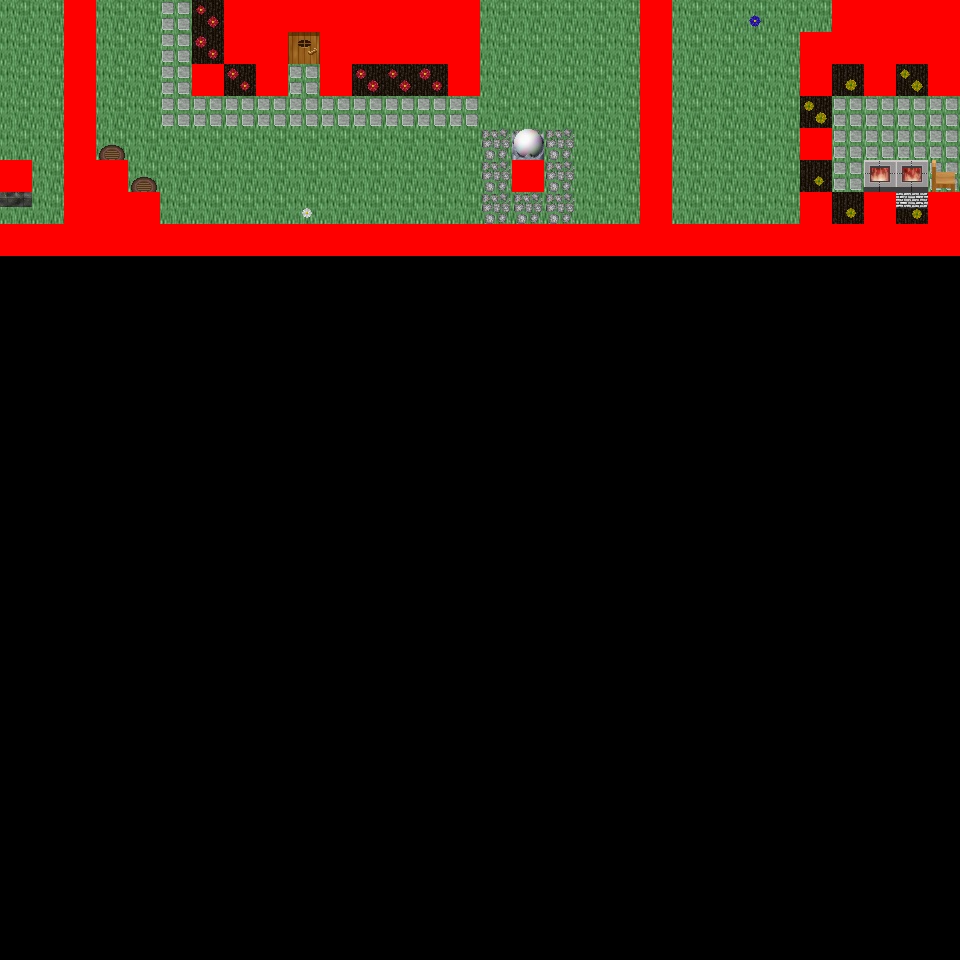

Rendered tile map (Tiled .tmx) drawn with the repository's tilesets; below, a short description and the map source with its tile grids summarised:
An orthogonal 30x30 tile map with 32x32 px tiles, 6 tile layers (Ground, Object, Object2, Above, ...), 60 tilesets and 9 objects (9x mapExit).

<map version="1.0" orientation="orthogonal" renderorder="right-down" width="30" height="30" tilewidth="32" tileheight="32" nextobjectid="10">
  <tileset firstgid="1" name="tileset_logic_collision" tilewidth="32" tileheight="32" tilecount="1" columns="1">
    <image source="../drawable/tileset_logic_collision.png" width="32" height="32" />
  </tileset>
  <tileset firstgid="2" name="tileset_building_decoration_orbpedestal" tilewidth="32" tileheight="32" tilecount="2" columns="1">
    <image source="../drawable/tileset_building_decoration_orbpedestal.png" width="32" height="64" />
  </tileset>
  <tileset firstgid="4" name="tileset_building_decoration_chimney" tilewidth="32" tileheight="32" tilecount="2" columns="1">
    <image source="../drawable/tileset_building_decoration_chimney.png" width="32" height="64" />
  </tileset>
  <tileset firstgid="6" name="tileset_item_statue_fairypool" tilewidth="32" tileheight="32" tilecount="16" columns="2">
    <image source="../drawable/tileset_item_statue_fairypool.png" width="64" height="256" />
  </tileset>
  <tileset firstgid="22" name="tileset_building_decoration_stone_details" tilewidth="32" tileheight="32" tilecount="4" columns="2">
    <image source="../drawable/tileset_building_decoration_stone_details.png" width="64" height="64" />
  </tileset>
  <tileset firstgid="26" name="tileset_building_door_closed" tilewidth="32" tileheight="32" tilecount="1" columns="1">
    <image source="../drawable/tileset_building_door_closed.png" width="32" height="32" />
  </tileset>
  <tileset firstgid="27" name="tileset_building_door_door" tilewidth="32" tileheight="32" tilecount="6" columns="3">
    <image source="../drawable/tileset_building_door_door.png" width="96" height="64" />
  </tileset>
  <tileset firstgid="33" name="tileset_building_fence_fence_chunky" tilewidth="32" tileheight="32" tilecount="21" columns="3">
    <image source="../drawable/tileset_building_fence_fence_chunky.png" width="96" height="224" />
  </tileset>
  <tileset firstgid="54" name="tileset_building_roof_blue" tilewidth="32" tileheight="32" tilecount="20" columns="5">
    <image source="../drawable/tileset_building_roof_blue.png" width="160" height="128" />
  </tileset>
  <tileset firstgid="74" name="tileset_building_roof_green" tilewidth="32" tileheight="32" tilecount="20" columns="5">
    <image source="../drawable/tileset_building_roof_green.png" width="160" height="128" />
  </tileset>
  <tileset firstgid="94" name="tileset_building_roof_red" tilewidth="32" tileheight="32" tilecount="20" columns="5">
    <image source="../drawable/tileset_building_roof_red.png" width="160" height="128" />
  </tileset>
  <tileset firstgid="114" name="tileset_building_roof_red2" tilewidth="32" tileheight="32" tilecount="20" columns="5">
    <image source="../drawable/tileset_building_roof_red2.png" width="160" height="128" />
  </tileset>
  <tileset firstgid="134" name="tileset_building_roof_roof_borders" tilewidth="32" tileheight="32" tilecount="9" columns="3">
    <image source="../drawable/tileset_building_roof_roof_borders.png" width="96" height="96" />
  </tileset>
  <tileset firstgid="143" name="tileset_building_roof_yellow" tilewidth="32" tileheight="32" tilecount="20" columns="5">
    <image source="../drawable/tileset_building_roof_yellow.png" width="160" height="128" />
  </tileset>
  <tileset firstgid="163" name="tileset_building_window_window_long" tilewidth="32" tileheight="32" tilecount="3" columns="3">
    <image source="../drawable/tileset_building_window_window_long.png" width="96" height="32" />
  </tileset>
  <tileset firstgid="166" name="tileset_ground_cobbled_paving" tilewidth="32" tileheight="32" tilecount="1" columns="1">
    <image source="../drawable/tileset_ground_cobbled_paving.png" width="32" height="32" />
  </tileset>
  <tileset firstgid="167" name="tileset_ground_gravel" tilewidth="32" tileheight="32" tilecount="1" columns="1">
    <image source="../drawable/tileset_ground_gravel.png" width="32" height="32" />
  </tileset>
  <tileset firstgid="168" name="tileset_ground_stone_floors" tilewidth="32" tileheight="32" tilecount="6" columns="3">
    <image source="../drawable/tileset_ground_stone_floors.png" width="96" height="64" />
  </tileset>
  <tileset firstgid="174" name="tileset_ground_ground" tilewidth="32" tileheight="32" tilecount="33" columns="3">
    <image source="../drawable/tileset_ground_ground.png" width="96" height="352" />
  </tileset>
  <tileset firstgid="207" name="tileset_plant_bush_various_small" tilewidth="32" tileheight="32" tilecount="9" columns="3">
    <image source="../drawable/tileset_plant_bush_various_small.png" width="96" height="96" />
  </tileset>
  <tileset firstgid="216" name="tileset_plant_flower_daisy_blue" tilewidth="32" tileheight="32" tilecount="8" columns="2">
    <image source="../drawable/tileset_plant_flower_daisy_blue.png" width="64" height="128" />
  </tileset>
  <tileset firstgid="224" name="tileset_plant_flower_daisy_red" tilewidth="32" tileheight="32" tilecount="8" columns="2">
    <image source="../drawable/tileset_plant_flower_daisy_red.png" width="64" height="128" />
  </tileset>
  <tileset firstgid="232" name="tileset_plant_flower_daisy_white" tilewidth="32" tileheight="32" tilecount="8" columns="2">
    <image source="../drawable/tileset_plant_flower_daisy_white.png" width="64" height="128" />
  </tileset>
  <tileset firstgid="240" name="tileset_plant_flower_daisy_yellow" tilewidth="32" tileheight="32" tilecount="8" columns="2">
    <image source="../drawable/tileset_plant_flower_daisy_yellow.png" width="64" height="128" />
  </tileset>
  <tileset firstgid="248" name="tileset_plant_tree_spruce" tilewidth="32" tileheight="32" tilecount="6" columns="2">
    <image source="../drawable/tileset_plant_tree_spruce.png" width="64" height="96" />
  </tileset>
  <tileset firstgid="254" name="tileset_item_pot_pot_purple" tilewidth="32" tileheight="32" tilecount="1" columns="1">
    <image source="../drawable/tileset_item_pot_pot_purple.png" width="32" height="32" />
  </tileset>
  <tileset firstgid="255" name="tileset_item_pot_pot_tall" tilewidth="32" tileheight="32" tilecount="2" columns="1">
    <image source="../drawable/tileset_item_pot_pot_tall.png" width="32" height="64" />
  </tileset>
  <tileset firstgid="257" name="tileset_item_pot_small_barrel" tilewidth="32" tileheight="32" tilecount="2" columns="1">
    <image source="../drawable/tileset_item_pot_small_barrel.png" width="32" height="64" />
  </tileset>
  <tileset firstgid="259" name="tileset_item_postbox" tilewidth="32" tileheight="32" tilecount="4" columns="2">
    <image source="../drawable/tileset_item_postbox.png" width="64" height="64" />
  </tileset>
  <tileset firstgid="263" name="tileset_furniture_chair_wooden_pale" tilewidth="32" tileheight="32" tilecount="4" columns="2">
    <image source="../drawable/tileset_furniture_chair_wooden_pale.png" width="64" height="64" />
  </tileset>
  <tileset firstgid="267" name="tileset_furniture_table_wooden" tilewidth="32" tileheight="32" tilecount="1" columns="1">
    <image source="../drawable/tileset_furniture_table_wooden.png" width="32" height="32" />
  </tileset>
  <tileset firstgid="268" name="tileset_furniture_table_brick_base" tilewidth="32" tileheight="32" tilecount="3" columns="3">
    <image source="../drawable/tileset_furniture_table_brick_base.png" width="96" height="32" />
  </tileset>
  <tileset firstgid="271" name="tileset_furniture_light_iron_lamp" tilewidth="32" tileheight="32" tilecount="3" columns="1">
    <image source="../drawable/tileset_furniture_light_iron_lamp.png" width="32" height="96" />
  </tileset>
  <tileset firstgid="274" name="tileset_furniture_light_flames" tilewidth="32" tileheight="32" tilecount="6" columns="6">
    <image source="../drawable/tileset_furniture_light_flames.png" width="192" height="32" />
  </tileset>
  <tileset firstgid="280" name="tileset_furniture_sink_dark_side_on" tilewidth="32" tileheight="32" tilecount="6" columns="3">
    <image source="../drawable/tileset_furniture_sink_dark_side_on.png" width="96" height="64" />
  </tileset>
  <tileset firstgid="286" name="tileset_ground_grass_corners" tilewidth="32" tileheight="32" tilecount="24" columns="6">
    <image source="../drawable/tileset_ground_grass_corners.png" width="192" height="128" />
  </tileset>
  <tileset firstgid="310" name="tileset_ground_grass_edges" tilewidth="32" tileheight="32" tilecount="36" columns="12">
    <image source="../drawable/tileset_ground_grass_edges.png" width="384" height="96" />
  </tileset>
  <tileset firstgid="346" name="tileset_plant_tree_tree_fluffy" tilewidth="32" tileheight="32" tilecount="12" columns="4">
    <image source="../drawable/tileset_plant_tree_tree_fluffy.png" width="128" height="96" />
  </tileset>
  <tileset firstgid="358" name="tileset_ground_water_dungeon_water" tilewidth="32" tileheight="32" tilecount="30" columns="3">
    <image source="../drawable/tileset_ground_water_dungeon_water.png" width="96" height="320" />
  </tileset>
  <tileset firstgid="388" name="tileset_furniture_table_wooden_rectangular" tilewidth="32" tileheight="32" tilecount="9" columns="3">
    <image source="../drawable/tileset_furniture_table_wooden_rectangular.png" width="96" height="96" />
  </tileset>
  <tileset firstgid="397" name="tileset_item_statue_metal_and_stone" tilewidth="32" tileheight="32" tilecount="6" columns="3">
    <image source="../drawable/tileset_item_statue_metal_and_stone.png" width="96" height="64" />
  </tileset>
  <tileset firstgid="403" name="tileset_ground_fire_fire" tilewidth="32" tileheight="32" tilecount="27" columns="3">
    <image source="../drawable/tileset_ground_fire_fire.png" width="96" height="288" />
  </tileset>
  <tileset firstgid="430" name="tileset_furniture_table_bench" tilewidth="32" tileheight="32" tilecount="3" columns="3">
    <image source="../drawable/tileset_furniture_table_bench.png" width="96" height="32" />
  </tileset>
  <tileset firstgid="433" name="tileset_plant_bush_hosta" tilewidth="32" tileheight="32" tilecount="9" columns="3">
    <image source="../drawable/tileset_plant_bush_hosta.png" width="96" height="96" />
  </tileset>
  <tileset firstgid="442" name="tileset_plant_tree_tree_green" tilewidth="32" tileheight="32" tilecount="88" columns="8">
    <image source="../drawable/tileset_plant_tree_tree_green.png" width="256" height="352" />
  </tileset>
  <tileset firstgid="530" name="tileset_item_sign_large" tilewidth="32" tileheight="32" tilecount="15" columns="5">
    <image source="../drawable/tileset_item_sign_large.png" width="160" height="96" />
  </tileset>
  <tileset firstgid="545" name="tileset_building_wall_wall_brown" tilewidth="32" tileheight="32" tilecount="12" columns="3">
    <image source="../drawable/tileset_building_wall_wall_brown.png" width="96" height="128" />
  </tileset>
  <tileset firstgid="557" name="tileset_ground_green_paving_4" tilewidth="32" tileheight="32" tilecount="3" columns="3">
    <image source="../drawable/tileset_ground_green_paving_4.png" width="96" height="32" />
  </tileset>
  <tileset firstgid="560" name="tileset_item_swing" tilewidth="32" tileheight="32" tilecount="4" columns="2">
    <image source="../drawable/tileset_item_swing.png" width="64" height="64" />
  </tileset>
  <tileset firstgid="564" name="tileset_item_fishrods" tilewidth="32" tileheight="32" tilecount="12" columns="4">
    <image source="../drawable/tileset_item_fishrods.png" width="128" height="96" />
  </tileset>
  <tileset firstgid="576" name="tileset_logic_creature_human_kalavan" tilewidth="32" tileheight="32" tilecount="5" columns="5">
    <image source="../drawable/tileset_logic_creature_human_kalavan.png" width="160" height="32" />
  </tileset>
  <tileset firstgid="581" name="tileset_logic_creature_animal" tilewidth="32" tileheight="32" tilecount="32" columns="8">
    <image source="../drawable/tileset_logic_creature_animal.png" width="256" height="128" />
  </tileset>
  <tileset firstgid="613" name="tileset_building_decoration_numbers" tilewidth="32" tileheight="32" tilecount="20" columns="2">
    <image source="../drawable/tileset_building_decoration_numbers.png" width="64" height="320" />
  </tileset>
  <tileset firstgid="633" name="tileset_ground_green_paving" tilewidth="32" tileheight="32" tilecount="18" columns="3">
    <image source="../drawable/tileset_ground_green_paving.png" width="96" height="192" />
  </tileset>
  <tileset firstgid="651" name="tileset_item_huge_orb" tilewidth="32" tileheight="32" tilecount="16" columns="2">
    <image source="../drawable/tileset_item_huge_orb.png" width="64" height="256" />
  </tileset>
  <tileset firstgid="667" name="tileset_light_light_5x5" tilewidth="32" tileheight="32" tilecount="25" columns="5">
    <image source="../drawable/tileset_light_light_5x5.png" width="160" height="160" />
  </tileset>
  <tileset firstgid="692" name="tileset_light_dim_light_5x5" tilewidth="32" tileheight="32" tilecount="25" columns="5">
    <image source="../drawable/tileset_light_dim_light_5x5.png" width="160" height="160" />
  </tileset>
  <tileset firstgid="717" name="tileset_item_firewood" tilewidth="32" tileheight="32" tilecount="12" columns="3">
    <image source="../drawable/tileset_item_firewood.png" width="96" height="128" />
  </tileset>
  <tileset firstgid="729" name="tileset_logic_creature_fowl" tilewidth="32" tileheight="32" tilecount="6" columns="6">
    <image source="../drawable/tileset_logic_creature_fowl.png" width="192" height="32" />
  </tileset>
  <tileset firstgid="735" name="tileset_logic_creature_human_imperial" tilewidth="32" tileheight="32" tilecount="16" columns="8">
    <image source="../drawable/tileset_logic_creature_human_imperial.png" width="256" height="64" />
  </tileset>
  <layer name="Ground" width="30" height="30">
    <data>[900 cells, 240 non-empty, 5 distinct tile ids]</data>
  </layer>
  <layer name="Object" width="30" height="30">
    <data>[900 cells, 134 non-empty, 33 distinct tile ids]</data>
  </layer>
  <layer name="Object2" width="30" height="30">
    <data>[900 cells, 19 non-empty, 15 distinct tile ids]</data>
  </layer>
  <layer name="Above" width="30" height="30">
    <data>[900 cells, 6 non-empty, 3 distinct tile ids]</data>
  </layer>
  <layer name="Above2" width="30" height="30">
    <data>[900 cells, 0 non-empty, 0 distinct tile ids]</data>
  </layer>
  <layer name="Walkable" width="30" height="30">
    <data>[900 cells, 84 non-empty, 1 distinct tile ids]</data>
  </layer>
  <objectgroup name="MapEvents">
    <object id="1" name="north" type="mapExit" x="0" y="0" width="64" height="32">
      <properties>
        <property name="map" value="level_0_x69_y148" />
        <property name="x" value="0" />
        <property name="y" value="28" />
      </properties>
    </object>
    <object id="2" name="north2" type="mapExit" x="96" y="0" width="128" height="32">
      <properties>
        <property name="map" value="level_0_x69_y148" />
        <property name="x" value="3" />
        <property name="y" value="28" />
      </properties>
    </object>
    <object id="3" name="north3" type="mapExit" x="480" y="0" width="160" height="32">
      <properties>
        <property name="map" value="level_0_x69_y148" />
        <property name="x" value="15" />
        <property name="y" value="28" />
      </properties>
    </object>
    <object id="4" name="north4" type="mapExit" x="672" y="0" width="160" height="32">
      <properties>
        <property name="map" value="level_0_x69_y148" />
        <property name="x" value="21" />
        <property name="y" value="28" />
      </properties>
    </object>
    <object id="5" name="west" type="mapExit" x="0" y="0" width="32" height="160">
      <properties>
        <property name="map" value="level_0_x68_y149" />
        <property name="x" value="28" />
        <property name="y" value="0" />
      </properties>
    </object>
    <object id="6" name="west2" type="mapExit" x="0" y="192" width="32" height="32">
      <properties>
        <property name="map" value="level_0_x68_y149" />
        <property name="x" value="28" />
        <property name="y" value="6" />
      </properties>
    </object>
    <object id="7" name="west3" type="mapExit" x="0" y="256" width="32" height="704">
      <properties>
        <property name="map" value="level_0_x68_y149" />
        <property name="x" value="28" />
        <property name="y" value="8" />
      </properties>
    </object>
    <object id="8" name="east" type="mapExit" x="928" y="96" width="32" height="96">
      <properties>
        <property name="map" value="level_0_x70_y149" />
        <property name="x" value="1" />
        <property name="y" value="3" />
      </properties>
    </object>
    <object id="9" name="east2" type="mapExit" x="928" y="256" width="32" height="704">
      <properties>
        <property name="map" value="level_0_x70_y149" />
        <property name="x" value="1" />
        <property name="y" value="8" />
      </properties>
    </object>
  </objectgroup>
</map>
